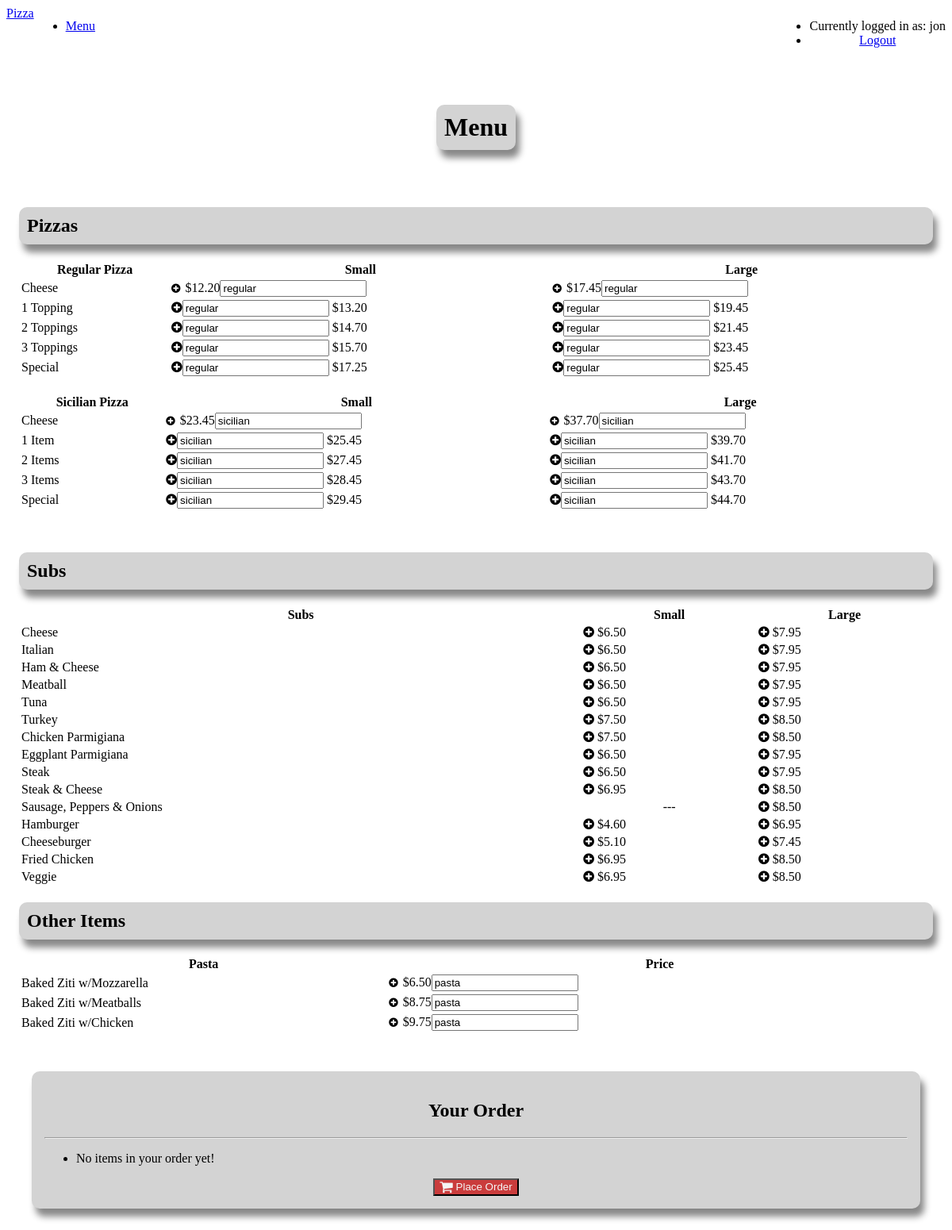
The app's page / (signed in), older data.
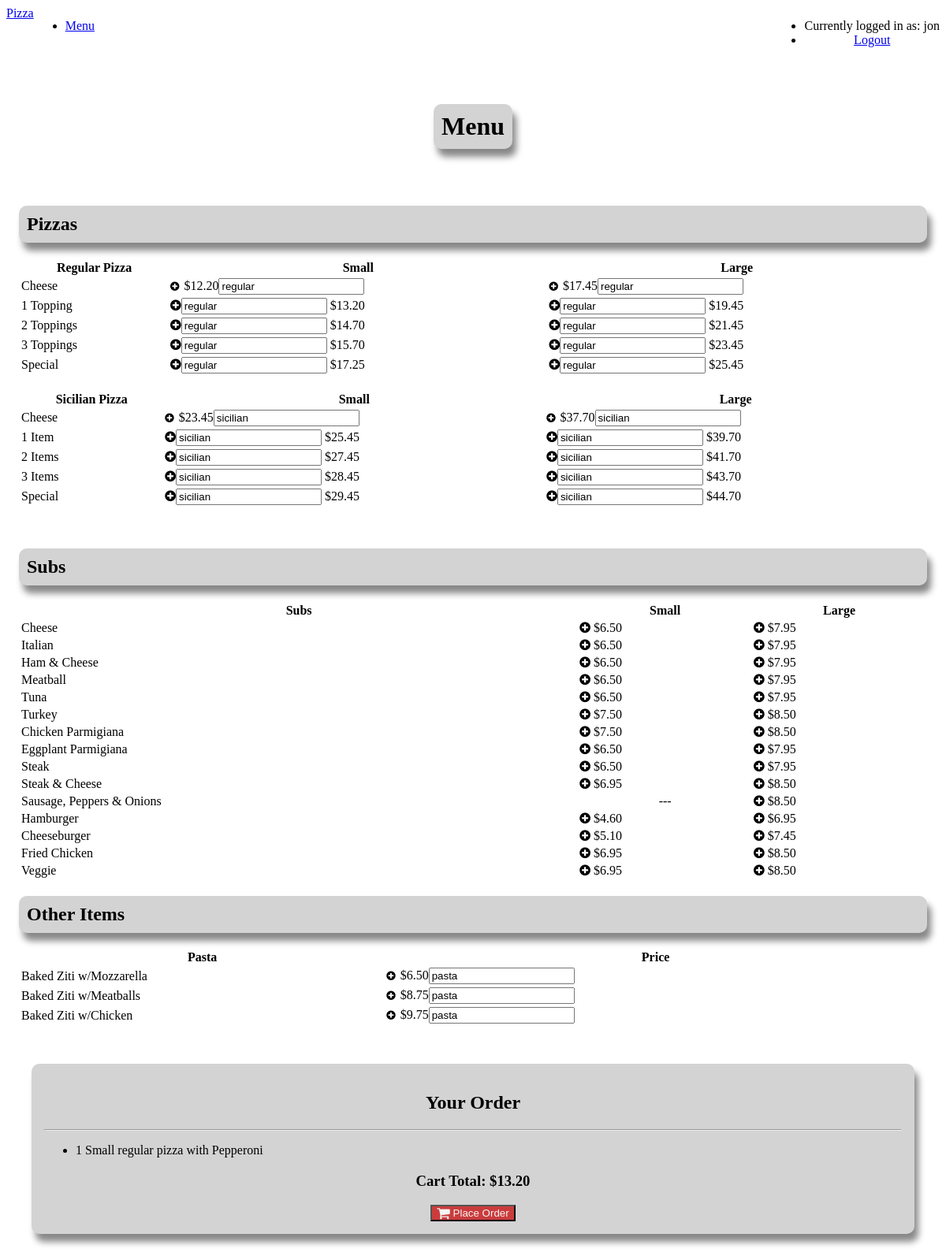
The same page, newer data.
### orders/models.py (models this page shows, shortened)
class Regular(models.Model):
    choice = models.ForeignKey(Choice, on_delete=models.CASCADE) # Number of toppings
    size = models.ForeignKey(Size, on_delete=models.CASCADE)
    price = models.DecimalField(max_digits=5, decimal_places=2)

class Choice(models.Model):
    name = models.CharField(max_length=64)
    def __str__(self):
        return self.name

class Sicilian(models.Model):
    choice = models.ForeignKey(Choice, on_delete=models.CASCADE) # Number of topping
    size = models.ForeignKey(Size, on_delete=models.CASCADE)
    price = models.DecimalField(max_digits=5, decimal_places=2)

class Sub(models.Model):
    name = models.CharField(max_length=64)
    size = models.ForeignKey(Size, on_delete=models.CASCADE)
    price = models.DecimalField(max_digits=5, decimal_places=2)

class Pasta(models.Model):
    name = models.CharField(max_length=64)
    price = models.DecimalField(max_digits=5, decimal_places=2)
    def __str__(self):
        return self.name

class RegularItem(models.Model):
    regular = models.ForeignKey(Regular, on_delete=models.CASCADE)
    toppings = models.ManyToManyField(Topping, blank=True, related_name="toppings")
    def __str__(self):
        if f"{self.regular.choice}" == "Cheese":
            return f"{self.regular.size} regular cheese pizza"
        else:
            add = ""
            list = self.toppings.all()
            add += f"{list[0]}"
            if len(list) > 1:
                add += f", {list[1]}"
            if len(list) > 2 and len(list) != 5:
                add += f" and {list[2]}"
            if len(list) == 5:
                add += f", {list[2]}, {list[3]} and {list[4]}"
            return f"{self.regular.size} regular pizza with " + add

class Topping(models.Model):
    name = models.CharField(max_length=64)
    def __str__(self):
        return self.name

class Size(models.Model):
    name = models.CharField(max_length=64)
    def __str__(self):
        return self.name

### orders/views.py (the view)
# urls.py: path("", views.index, name="index"),
def index(request):
    if not request.user.is_authenticated:
        return render(request, "orders/login.html", {"message": None})
    disabled = "disabled"
    try:
        cart = Cart.objects.get(user=request.user, ordered=False)
        disabled = ""
    except Cart.DoesNotExist:
        cart = Cart.objects.create(user=request.user)
    total = Decimal(0)
    for item in cart.regulars.all():
        total += item.regular.price
    for item in cart.sicilians.all():
        total += item.sicilian.price
    for item in cart.pastas.all():
        total += item.price
    context = {
        "regulars": Regular.objects.all(),
        "sicilians": Sicilian.objects.all(),
        "pastas": Pasta.objects.all(),
        "subs": Sub.objects.all(),
        "toppings": Topping.objects.all(),
        "sub_toppings": SubTopping.objects.all(),
        "cart_regulars": cart.regulars.all(),
        "cart_sicilians": cart.sicilians.all(),
        "cart_pastas":cart.pastas.all(),
        "total": total,
        "user": request.user
    }
    return render(request, "orders/index.html", context)

### orders/models.py (called while the page is built)
    def __str__(self):
        return self.name

### orders/templates/orders/index.html (shortened to what the changed rows need)
{% extends "orders/base.html" %}
{% block body %}
    <div class="pure-u-1">
      <div class="l-box center">
        <h1 id="title">Menu</h1>
      </div>
    </div>
    <div class="pure-g">
    <div class="pure-u-1-3 menu">
      <div class="l-box">
        <h2 class="heading">Pizzas</h2>
      <table class="pure-table pure-table-bordered">
        <thead>
            <tr>
                <th>Regular Pizza</th>
                <th>Small</th>
                <th>Large</th>
            </tr>
        </thead>
        <tbody>
          {% for regular in regulars %}
          {% if regular.size|stringformat:"s" == "Small" %}
          <tr>
                <td>{{ regular.choice }}</td>
                {% if regular.choice|stringformat:"s" == "Cheese" %}
                <td><form action="{% url 'order' %}" method="post">{% csrf_token %}<button class="btn circle" type="submit" name="order" value="{{regular.id}}"/><i class="fa fa-plus-circle plus"></i></button>${{ regular.price }}<input class="hidden" type="text" name="type" value="regular"></form></td>
                {% else %}
                <td><i class="fa fa-plus-circle plus add" id="{{regular.id}}"><input class="hidden" type="text" name="{{ regular.choice }}" value="regular"></i> ${{ regular.price }}</td>
                {% endif %}
          {% elif regular.size|stringformat:"s" == "Large" %}
            {% if regular.choice|stringformat:"s" == "Cheese" %}
            <td><form action="{% url 'order' %}" method="post">{% csrf_token %}<button class="btn circle" type="submit" name="order" value="{{regular.id}}" /><i class="fa fa-plus-circle plus"></i></button>${{ regular.price }}<input class="hidden" type="text" name="type" value="regular"></form></td>
            {% else %}
            <td><i class="fa fa-plus-circle plus add" id="{{regular.id}}"><input class="hidden" type="text" name="{{ regular.choice }}" value="regular"></i> ${{ regular.price }}</td>
            {% endif %}
          </tr>
          {% endif %}
          {% endfor %}
        </tbody>
    </table>
    <br>
    <table class="pure-table pure-table-bordered">
      <thead>
          <tr>
              <th>Sicilian Pizza</th>
              <th>Small</th>
              <th>Large</th>
          </tr>
      </thead>
      <tbody>
        {% for sicilian in sicilians %}
        {% if sicilian.size|stringformat:"s" == "Small" %}
          <tr>
              <td>{{ sicilian.choice }}</td>
              {% if sicilian.choice|stringformat:"s" == "Cheese" %}
              <td><form action="{% url 'order' %}" method="post">{% csrf_token %}<button class="btn circle" type="submit" name="order" value="{{sicilian.id}}" /><i class="fa fa-plus-circle plus"></i></button>${{ sicilian.price }}<input class="hidden" type="text" name="type" value="sicilian"></form></td>
              {% else %}
              <td><i class="fa fa-plus-circle plus add" id="{{sicilian.id}}"><input class="hidden" type="text" name="{{ sicilian.choice }}" value="sicilian"></i> ${{ sicilian.price }}</td>
              {% endif %}
        {% elif sicilian.size|stringformat:"s" == "Large" %}
              {% if sicilian.choice|stringformat:"s" == "Cheese" %}
              <td><form action="{% url 'order' %}" method="post">{% csrf_token %}<button class="btn circle" type="submit" name="order" value="{{sicilian.id}}" /><i class="fa fa-plus-circle plus"></i></button>${{ sicilian.price }}<input class="hidden" type="text" name="type" value="sicilian"></form></td>
              {% else %}
              <td><i class="fa fa-plus-circle plus add" id="{{sicilian.id}}"><input class="hidden" type="text" name="{{ sicilian.choice }}" value="sicilian"></i> ${{ sicilian.price }}</td>
              {% endif %}
          </tr>
        {% endif %}
        {% endfor %}
      </tbody>
    </table>
      </div>
    </div>
    <div class="pure-u-1-3 menu">
  <div class="l-box">
    <h2 class="heading">Subs</h2>
    <table class="pure-table pure-table-bordered">
      <thead>
          <tr>
              <th>Subs</th>
              <th>Small</th>
              <th>Large</th>
          </tr>
      </thead>
      <tbody>
        {% for sub in subs %}
          {% if sub.size|stringformat:"s" == "Small" %}
          <tr>
              <td>{{ sub.name }}</td>
              <td><i class="fa fa-plus-circle plus sub-add" id="{{sub.id}}"></i> ${{ sub.price }}</td>
          {% elif sub.size|stringformat:"s" == "Large" %}
              {% if sub.name|stringformat:"s" == "Sausage, Peppers & Onions"%}
              <td>{{ sub.name }}</td>
              <td class="center"> --- </td>
              {% endif %}
              <td><i class="fa fa-plus-circle plus sub-add" id="{{sub.id}}"></i> ${{ sub.price }}</td>
          </tr>
          {% endif %}
        {% endfor %}
      </tbody>
    </table>
    <h2 class="heading">Other Items</h2>
    <table class="pure-table pure-table-bordered">
      <thead>
          <tr>
              <th>Pasta</th>
              <th>Price</th>
          </tr>
      </thead>
      <tbody>
        {% for pasta in pastas %}
          <tr>
              <td>{{ pasta }}</td>
              <td><form action="{% url 'order' %}" method="post">{% csrf_token %}<button class="btn circle" type="submit" name="order" value="{{pasta.id}}" /><i class="fa fa-plus-circle plus"></i></button>${{ pasta.price }}<input class="hidden" type="text" name="type" value="pasta"></form></td>
          </tr>
        {% endfor %}
      </tbody>
    </table>
  </div>
</div>
<div class="pure-u-1-3">
  <div class="l-box order">
    <h2 id="cart">Your Order</h2>
    <ul>
      {% if cart_regulars or cart_sicilians or cart_pastas %}
      {% for regular in cart_regulars %}
      <li>1 {{regular}}</li>
      {% endfor %}
      {% else %}
      <li> No items in your order yet! </li>
      {% endif %}
    </ul>
    {% if cart_regulars or cart_sicilians %}
    <div class="center">
      <h3>Cart Total: ${{total}}</h3>
    </div>
    {% endif %}
  </div>
</div>
{% endblock %}

Row changes from the older to the newer data that the page shows:
added RegularItem: regular+id "Small regular pizza with Pepperoni"
Text that changed along with them:
{{ total }}: (not shown) → "13.20"
text no longer shown: "No items in your order yet!"
text now shown: "Cart Total: $"
